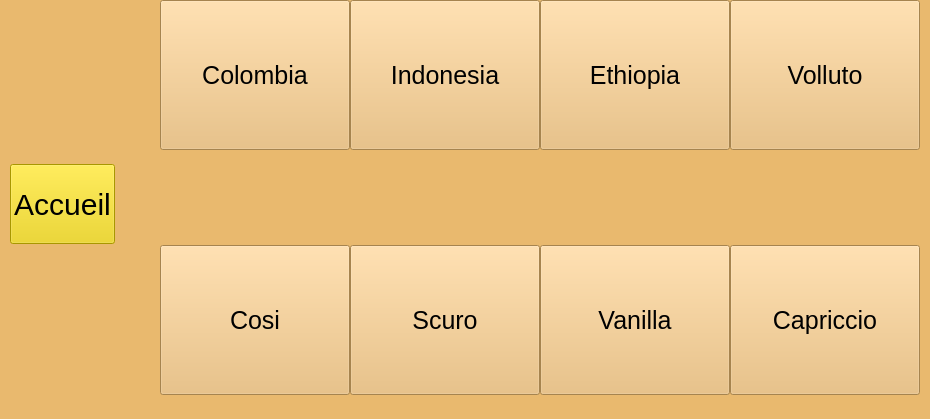
      <widget class="QWidget" name="selectionCafe">
       <property name="styleSheet">
        <string notr="true">background:rgb(233, 185, 110);</string>
       </property>
       <layout class="QVBoxLayout" name="verticalLayout_6">
        <property name="spacing">
         <number>0</number>
        </property>
        <property name="leftMargin">
         <number>10</number>
        </property>
        <property name="topMargin">
         <number>0</number>
        </property>
        <property name="rightMargin">
         <number>10</number>
        </property>
        <property name="bottomMargin">
         <number>10</number>
        </property>
        <item>
         <layout class="QHBoxLayout" name="LayoutMenu">
          <property name="topMargin">
           <number>0</number>
          </property>
          <item>
           <widget class="QPushButton" name="boutonAcceuilSelectionCafe">
            <property name="minimumSize">
             <size>
              <width>50</width>
              <height>80</height>
             </size>
            </property>
            <property name="maximumSize">
             <size>
              <width>200</width>
              <height>16777215</height>
             </size>
            </property>
            <property name="styleSheet">
             <string notr="true">font-size: 30px;
background-color: rgb(237, 212, 0);</string>
            </property>
            <property name="text">
             <string>Accueil</string>
            </property>
           </widget>
          </item>
          <item>
           <spacer name="horizontalSpacer_6">
            <property name="orientation">
             <enum>Qt::Horizontal</enum>
            </property>
            <property name="sizeType">
             <enum>QSizePolicy::Minimum</enum>
            </property>
            <property name="sizeHint" stdset="0">
             <size>
              <width>40</width>
              <height>20</height>
             </size>
            </property>
           </spacer>
          </item>
          <item>
           <spacer name="verticalSpacer_14">
            <property name="orientation">
             <enum>Qt::Vertical</enum>
            </property>
            <property name="sizeType">
             <enum>QSizePolicy::Fixed</enum>
            </property>
            <property name="sizeHint" stdset="0">
             <size>
              <width>5</width>
              <height>5</height>
             </size>
            </property>
           </spacer>
          </item>
          <item>
           <layout class="QGridLayout" name="LayoutSelectionCafe">
            <item row="5" column="0" alignment="Qt::AlignHCenter">
             <widget class="QLabel" name="intensiteColombia">
              <property name="minimumSize">
               <size>
                <width>80</width>
                <height>0</height>
               </size>
              </property>
              <property name="maximumSize">
               <size>
                <width>100</width>
                <height>55</height>
               </size>
              </property>
              <property name="text">
               <string/>
              </property>
              <property name="scaledContents">
               <bool>true</bool>
              </property>
             </widget>
            </item>
            <item row="10" column="2" alignment="Qt::AlignHCenter">
             <widget class="QLabel" name="intensiteScuro">
              <property name="maximumSize">
               <size>
                <width>100</width>
                <height>55</height>
               </size>
              </property>
              <property name="text">
               <string/>
              </property>
              <property name="scaledContents">
               <bool>true</bool>
              </property>
             </widget>
            </item>
            <item row="9" column="4">
             <widget class="QPushButton" name="boutonCapriccio">
              <property name="minimumSize">
               <size>
                <width>190</width>
                <height>150</height>
               </size>
              </property>
              <property name="maximumSize">
               <size>
                <width>150</width>
                <height>150</height>
               </size>
              </property>
              <property name="styleSheet">
               <string notr="true">font-size:25px;</string>
              </property>
              <property name="text">
               <string>Capriccio</string>
              </property>
              <property name="icon">
               <iconset resource="ressources.qrc">
                <normaloff>:/capriccio.png</normaloff>:/capriccio.png</iconset>
              </property>
              <property name="iconSize">
               <size>
                <width>70</width>
                <height>70</height>
               </size>
              </property>
             </widget>
            </item>
            <item row="10" column="3" alignment="Qt::AlignHCenter">
             <widget class="QLabel" name="intensiteVanilla">
              <property name="maximumSize">
               <size>
                <width>100</width>
                <height>55</height>
               </size>
              </property>
              <property name="text">
               <string/>
              </property>
              <property name="scaledContents">
               <bool>true</bool>
              </property>
             </widget>
            </item>
            <item row="9" column="2">
             <widget class="QPushButton" name="boutonScuro">
              <property name="minimumSize">
               <size>
                <width>190</width>
                <height>150</height>
               </size>
              </property>
              <property name="maximumSize">
               <size>
                <width>150</width>
                <height>150</height>
               </size>
              </property>
              <property name="styleSheet">
               <string notr="true">font-size:25px;</string>
              </property>
              <property name="text">
               <string>Scuro</string>
              </property>
              <property name="icon">
               <iconset resource="ressources.qrc">
                <normaloff>:/scuro.png</normaloff>:/scuro.png</iconset>
              </property>
              <property name="iconSize">
               <size>
                <width>70</width>
                <height>70</height>
               </size>
              </property>
             </widget>
            </item>
            <item row="4" column="2">
             <widget class="QPushButton" name="boutonIndonesia">
              <property name="minimumSize">
               <size>
                <width>190</width>
                <height>150</height>
               </size>
              </property>
              <property name="maximumSize">
               <size>
                <width>150</width>
                <height>150</height>
               </size>
              </property>
              <property name="styleSheet">
               <string notr="true">font-size:25px;</string>
              </property>
              <property name="text">
               <string>Indonesia</string>
              </property>
              <property name="icon">
               <iconset resource="ressources.qrc">
                <normaloff>:/indonesia.png</normaloff>:/indonesia.png</iconset>
              </property>
              <property name="iconSize">
               <size>
                <width>70</width>
                <height>70</height>
               </size>
              </property>
             </widget>
            </item>
            <item row="10" column="0" alignment="Qt::AlignHCenter">
             <widget class="QLabel" name="intensiteCosi">
              <property name="maximumSize">
               <size>
                <width>100</width>
                <height>55</height>
               </size>
              </property>
              <property name="text">
               <string/>
              </property>
              <property name="scaledContents">
               <bool>true</bool>
              </property>
             </widget>
            </item>
            <item row="10" column="4" alignment="Qt::AlignHCenter">
             <widget class="QLabel" name="intensiteCapriccio">
              <property name="maximumSize">
               <size>
                <width>100</width>
                <height>55</height>
               </size>
              </property>
              <property name="text">
               <string/>
              </property>
              <property name="scaledContents">
               <bool>true</bool>
              </property>
             </widget>
            </item>
            <item row="4" column="0">
             <widget class="QPushButton" name="boutonColombia">
              <property name="minimumSize">
               <size>
                <width>190</width>
                <height>150</height>
               </size>
              </property>
              <property name="maximumSize">
               <size>
                <width>150</width>
                <height>150</height>
               </size>
              </property>
              <property name="styleSheet">
               <string notr="true">font-size:25px;</string>
              </property>
              <property name="text">
               <string>Colombia</string>
              </property>
              <property name="icon">
               <iconset resource="ressources.qrc">
                <normaloff>:/colombia.png</normaloff>:/colombia.png</iconset>
              </property>
              <property name="iconSize">
               <size>
                <width>70</width>
                <height>70</height>
               </size>
              </property>
             </widget>
            </item>
            <item row="4" column="4">
             <widget class="QPushButton" name="boutonVolluto">
              <property name="minimumSize">
               <size>
                <width>190</width>
                <height>150</height>
               </size>
              </property>
              <property name="maximumSize">
               <size>
                <width>150</width>
                <height>15077215</height>
               </size>
              </property>
              <property name="styleSheet">
               <string notr="true">font-size:25px;</string>
              </property>
              <property name="text">
               <string>Volluto</string>
              </property>
              <property name="icon">
               <iconset resource="ressources.qrc">
                <normaloff>:/volluto.png</normaloff>:/volluto.png</iconset>
              </property>
              <property name="iconSize">
               <size>
                <width>70</width>
                <height>70</height>
               </size>
              </property>
             </widget>
            </item>
            <item row="5" column="2" alignment="Qt::AlignHCenter">
             <widget class="QLabel" name="intensiteIndonesia">
              <property name="minimumSize">
               <size>
                <width>80</width>
                <height>55</height>
               </size>
              </property>
              <property name="maximumSize">
               <size>
                <width>100</width>
                <height>55</height>
               </size>
              </property>
              <property name="text">
               <string/>
              </property>
              <property name="scaledContents">
               <bool>true</bool>
              </property>
             </widget>
            </item>
            <item row="5" column="4" alignment="Qt::AlignHCenter">
             <widget class="QLabel" name="intensiteVolluto">
              <property name="maximumSize">
               <size>
                <width>100</width>
                <height>55</height>
               </size>
              </property>
              <property name="text">
               <string/>
              </property>
              <property name="scaledContents">
               <bool>true</bool>
              </property>
             </widget>
            </item>
            <item row="5" column="3" alignment="Qt::AlignHCenter">
             <widget class="QLabel" name="intensiteEthiopia">
              <property name="maximumSize">
               <size>
                <width>100</width>
                <height>55</height>
               </size>
              </property>
              <property name="text">
               <string/>
              </property>
              <property name="scaledContents">
               <bool>true</bool>
              </property>
             </widget>
            </item>
            <item row="9" column="3">
             <widget class="QPushButton" name="boutonVanilla">
              <property name="minimumSize">
               <size>
                <width>190</width>
                <height>150</height>
               </size>
              </property>
              <property name="maximumSize">
               <size>
                <width>150</width>
                <height>150</height>
               </size>
              </property>
              <property name="styleSheet">
               <string notr="true">font-size:25px;</string>
              </property>
              <property name="text">
               <string>Vanilla</string>
              </property>
              <property name="icon">
               <iconset resource="ressources.qrc">
                <normaloff>:/vanilla-eclair.png</normaloff>:/vanilla-eclair.png</iconset>
              </property>
              <property name="iconSize">
               <size>
                <width>70</width>
                <height>70</height>
               </size>
              </property>
             </widget>
            </item>
            <item row="9" column="0">
             <widget class="QPushButton" name="boutonCosi">
              <property name="minimumSize">
               <size>
                <width>190</width>
                <height>150</height>
               </size>
              </property>
              <property name="maximumSize">
               <size>
                <width>150</width>
                <height>150</height>
               </size>
              </property>
              <property name="styleSheet">
               <string notr="true">font-size:25px;</string>
              </property>
              <property name="text">
               <string>Cosi</string>
              </property>
              <property name="icon">
               <iconset resource="ressources.qrc">
                <normaloff>:/cosi.png</normaloff>:/cosi.png</iconset>
              </property>
              <property name="iconSize">
               <size>
                <width>70</width>
                <height>70</height>
               </size>
              </property>
             </widget>
            </item>
            <item row="4" column="3">
             <widget class="QPushButton" name="boutonEthiopia">
              <property name="minimumSize">
               <size>
                <width>190</width>
                <height>150</height>
               </size>
              </property>
              <property name="maximumSize">
               <size>
                <width>150</width>
                <height>150</height>
               </size>
              </property>
              <property name="styleSheet">
               <string notr="true">font-size:25px;</string>
              </property>
              <property name="text">
               <string>Ethiopia</string>
              </property>
              <property name="icon">
               <iconset resource="ressources.qrc">
                <normaloff>:/ethiopia.png</normaloff>:/ethiopia.png</iconset>
              </property>
              <property name="iconSize">
               <size>
                <width>70</width>
                <height>70</height>
               </size>
              </property>
             </widget>
            </item>
            <item row="6" column="0">
             <spacer name="verticalSpacer_9">
              <property name="orientation">
               <enum>Qt::Vertical</enum>
              </property>
              <property name="sizeType">
               <enum>QSizePolicy::Fixed</enum>
              </property>
              <property name="sizeHint" stdset="0">
               <size>
                <width>20</width>
                <height>40</height>
               </size>
              </property>
             </spacer>
            </item>
            <item row="6" column="2">
             <spacer name="verticalSpacer_10">
              <property name="orientation">
               <enum>Qt::Vertical</enum>
              </property>
              <property name="sizeType">
               <enum>QSizePolicy::Fixed</enum>
              </property>
              <property name="sizeHint" stdset="0">
               <size>
                <width>20</width>
                <height>40</height>
               </size>
              </property>
             </spacer>
            </item>
            <item row="6" column="3">
             <spacer name="verticalSpacer_11">
              <property name="orientation">
               <enum>Qt::Vertical</enum>
              </property>
              <property name="sizeType">
               <enum>QSizePolicy::Fixed</enum>
              </property>
              <property name="sizeHint" stdset="0">
               <size>
                <width>20</width>
                <height>40</height>
               </size>
              </property>
             </spacer>
            </item>
            <item row="6" column="4">
             <spacer name="verticalSpacer_12">
              <property name="orientation">
               <enum>Qt::Vertical</enum>
              </property>
              <property name="sizeType">
               <enum>QSizePolicy::Fixed</enum>
              </property>
              <property name="sizeHint" stdset="0">
               <size>
                <width>20</width>
                <height>40</height>
               </size>
              </property>
             </spacer>
            </item>
           </layout>
          </item>
         </layout>
        </item>
       </layout>
      </widget>
